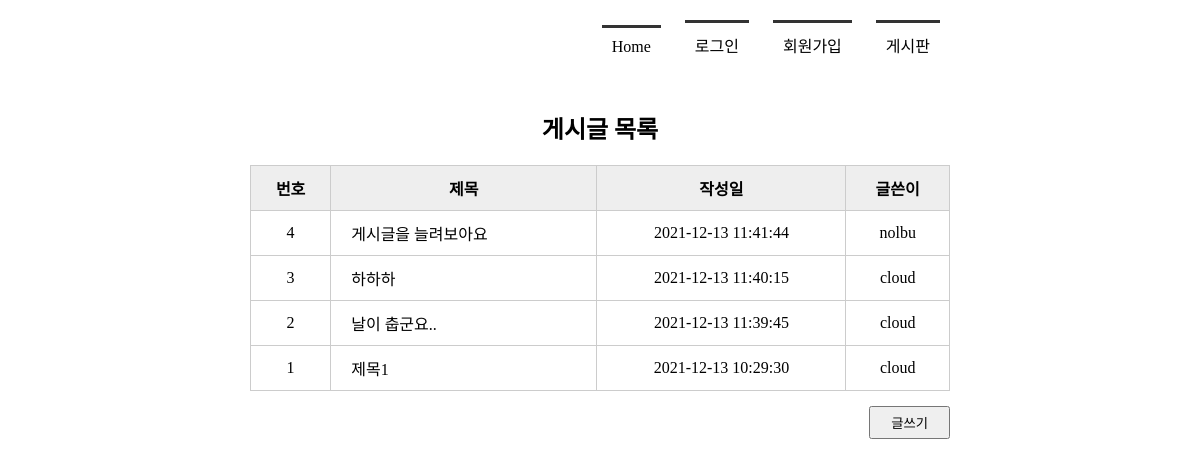
The app's page /boardlist/, older data.
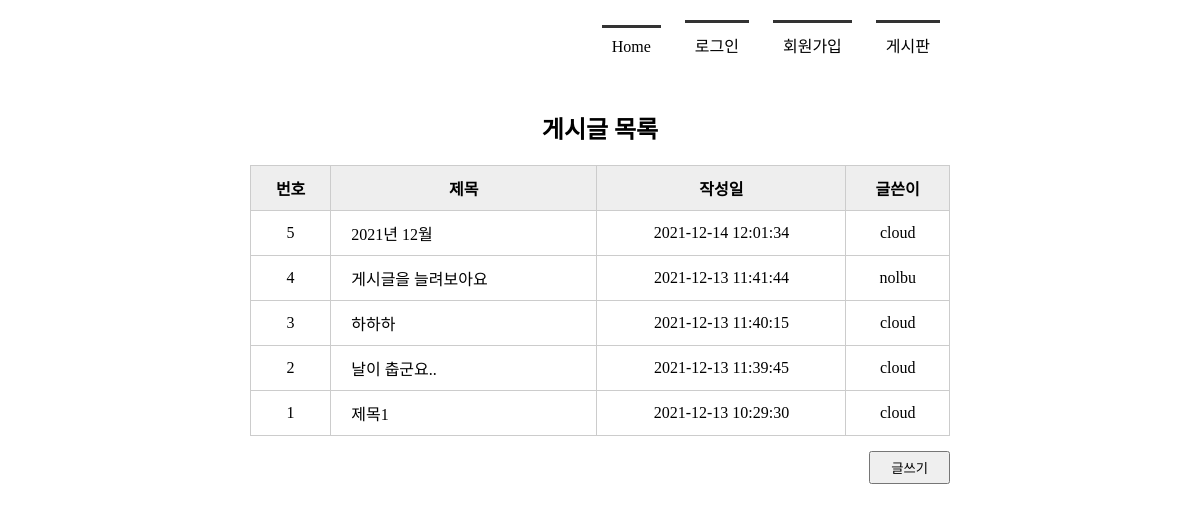
The same page, newer data.
### tables this page shows
CREATE TABLE board(
        bno         INTEGER     PRIMARY KEY     AUTOINCREMENT,
        title       TEXT        NOT NULL,
        content     TEXT        NOT NULL,
        create_date TIMESTAMP DATE DEFAULT(datetime('now', 'localtime')),
        mid         CHAR(5)     NOT NULL,
        FOREIGN KEY (mid) REFERENCES member(mid)
        );

### app.py (the view)
@app.route('/boardlist/')
def boardlist():
    conn = getconn()
    cur = conn.cursor()
    sql = "SELECT * FROM board ORDER BY bno DESC"       #게시글을 내림차순으로 정렬
    cur.execute(sql)
    rs = cur.fetchall()
    conn.close()
    return render_template('boardlist.html', rs = rs)

### app.py (called while the page is built)
def getconn():
    conn = sqlite3.connect('./memberdb.db')
    return conn

### templates/boardlist.html (shortened to what this page needs)
<!DOCTYPE html>
<html lang="ko">
<head>
    <link rel="stylesheet" href="{{ url_for('static', filename='css/style.css') }}">
</head>
<body>
    <div id ="container">
        {% include 'navbar.html' %}
        <section>
            <h1>게시글 목록</h1>
            <table class="tbl_bo_list">
                <tr>
                    <th>번호</th>
                    <th>제목</th>
                    <th>작성일</th>
                    <th>글쓴이</th>
                </tr>
                {% for i in rs %}
                <tr>
                    <td>{{ i[0] }}</td>
                    <td><a href = "{{ url_for('board_view', bno=i[0] ) }}">{{ i[1] }}</a></td>
                    <td>{{ i[3] }}</td>
                    <td>{{ i[4] }}</td>
                </tr>
                {% endfor %}
            </table>
            <div class ="btn_write">
                <input type="button" value ="글쓰기" onclick="goWrite()" >
            </div>
        </section>
    </div>
</body>
</html>

### templates/navbar.html
<header>
    <nav>
        <ul>
            {% if session %}
            <li><a href = "{{ url_for('index') }}">Home</a></li>
            <li><a href = "{{ url_for('logout') }}">{{ session['userID'] }}님 로그아웃</a></li>
            <li><a href = "{{ url_for('memberlist') }}">회원목록</a></li>
            <li><a href = "{{ url_for('boardlist') }}">게시판</a></li>
            {% else %}
            <li><a href = "{{ url_for('index') }}">Home</a></li>
            <li><a href = "{{ url_for('login') }}">로그인</a></li>
            <li><a href = "{{ url_for('register') }}">회원가입</a></li>
            <li><a href = "{{ url_for('boardlist') }}">게시판</a></li>
            {% endif %}
        </ul>
    </nav>
</header>

### static/css/style.css (style rules this page uses)
* { margin: 0; padding:0; }
#container { width: 1000px; margin: 10px auto; }
header { height: 100px; }
nav ul { list-style:none; text-align: right; margin-right: 150px; }
nav ul li { display: inline-block; padding: 10px; margin: 10px; border-top: 3px solid #333; padding-top:10px; }
nav ul li a { text-decoration: none; color: black }
section { text-align: center; }
section table { width : 600px; border-collapse: collapse; }
section h1 { margin-bottom: 20px; }
section table, th, td { border: 1px solid #ccc; margin: 0 auto; padding: 10px; }
section table th { background-color: #eee }
section table a { color: black }
section .tbl_bo_list { width: 700px; margin: 0 auto; }
section .tbl_bo_list tr td:nth-child(2) { text-align: left; padding-left: 20px }
section .tbl_bo_list a { text-decoration:none; color: #000; }
section .btn_write { text-align: right; margin: 15px 150px; }
section .btn_write input { padding: 5px 20px; }

Row changes from the older to the newer data that the page shows:
added board: bno "5", title "2021년 12월", create_date "2021-12-14 12:01:34", mid "cloud"
